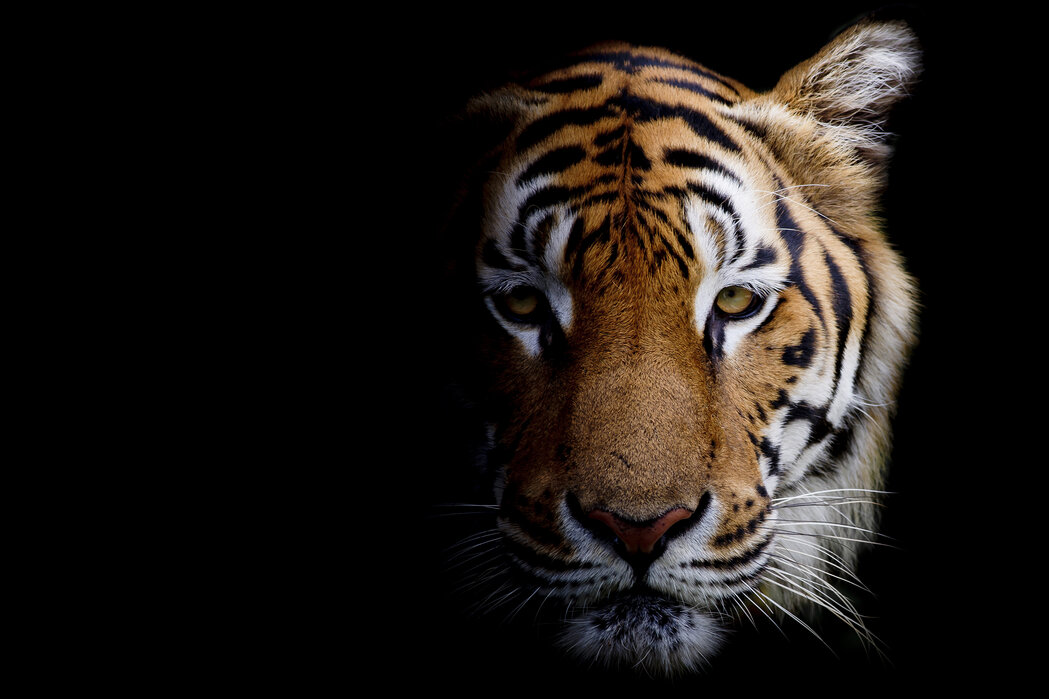
#> input picture 7. Data Science Project Architecture/1. Class Notes/images/tiger.jpg, 1049 x 699 px
$ jupyter execute 'Class notes Data Science Project Architecture.ipynb'   (shell and % lines are left out)
#> lines starting #> are read from the running program, lines starting #| are printed output that depends on the picture
[cell 1]
import matplotlib.pyplot as plt
import numpy as np
import pandas as pd
import time
import timeit

# Class Notes - Data Science Project Architecture
*Putting everything together: math, code,data, scientific approach*

#### Table of Contents
* High quality code and software engineering best practices
    * Code conventions
* Data science project structure
* Improving code
    * Debugging, unit tests, performance tests
* Reproducible research
    * Tools, methods, ideas

## High Quality Code
*Best practices, guides, patterns*

### Code Conventions
* Scientists usually don't care too much about code
* Leads to several things
    * Scientists' code is sometimes hard to understand and maintain
    * Developers can have a hard time debugging, and / or
communicating ideas
* Why not take the best of both worlds?
* Python guidelines ("The Zen of Python")
    * **import** this
* [Google Python Style Guide](https://google.github.io/styleguide/pyguide.html)
* It’s good to have code conventions
    * Many people can write code as one
    * {Team / company > language > personal} conventions

[cell 2]
import this

### General Ideas
* "It's not going to production anyway"
    * Often, **this is** your production code
* "Why did I write this?"
    * Leave comments, and make your code self documenting
        * Unit tests can also serve as documentation
        * Other assets (e.g., pdf documents, issues, project requirements, etc.) can also help on a higher level
* Use descriptive names
    * Add meaningful context
    * Avoid misleading names, comments, etc.
* Refactor the code when needed
    * Technical debt
* Separate the code into smaller, single-purpose chunks

## Naming Stuff
* lower_with_under - variables, functions, files, folders
* UPPER_WITH_UNDER - global constants
* PascalCase - class names, folders
* camelCase - **only** to conform to existing conventions
* Notes
    *  _ leading_underscore - marks a private variable
        * Not truly private, only a signal to developers not to mess with it
        * __double_leading_underscore –– “mangles” variable names
    * __ double_underscores __ - special variables or methods
        * "dunder"
        * __ name __, __ doc __, __ init __, __ str  __, __ repr __, __ len __, etc.

[cell 3]
arr = np.array([1 , 2 , 3])

[cell 4]
arr.__str__()

[cell 5]
arr.__repr__()

[cell 6]
arr.__len__()

[cell 7]
def add_two_numbers(a, b):
    """
    Add two numbers,

    a = Integer, first parameter
    b = Integer, second parameter

    rReturns:
    The sum of a + b.
    """
    return a + b

[cell 8]
num_1 = 5
num_2 = 7
add_two_numbers(num_1, num_2)

[cell 9]
print(add_two_numbers.__doc__)

### Readability
* Use imports for modules and packages
* Avoid global variables
    * Pollute the global scope
    * Can create subtle dependencies in the code
    * Try using function parameters (and / or classes)
* List comprehensions, lambdas, conditional expressions
    * Okay for simple, one line cases
        - print([x + 3 for x in range(3)])
        - sum_two_nums = lambda x, y: x + y
        - print(("eve" if a % 2 == 0 else "odd")

    * Lexical scoping (closures) - **use** very carefully
        - def summator(a): # Usage: summator(4)(5)
             - def inner_summator(b):
                 - return a + b
            - return inner_summator

[cell 10]
print([x + 3 for x in range(3)])

[cell 11]
sum_two_nums = lambda x, y: x + y

[cell 12]
a = 45
print("eve" if a % 2 == 0 else "odd")

[cell 13]
# Lexical scooping
def summator(a): # Usage: summator(4)(5)
    def inner_summator(b):
        return a + b
    return inner_summator

### Readability (2)
* Whitespace
    * **DO NOT** mix tabs and spaces!
        - Prefer spaces (text editors replace 1 tab with 4 spaces by default)
        - This **can create** a lot of pain and **sinister bugs**
    * 1-2 blank lines between variables, functions and methods
    * Use typography rules (e.g. 1 space after comma)

* Comments
    * Avoid inline comments
        - x = x + 1  # Increment x by 1
    * Docstrings a way of documenting the code, unique to Python
        - More info [here](https://peps.python.org/pep-0257/)
        - TODO comments: temporary code, short term solution, or good enough but not perfect

### Object Oriented Programming
* Python has OOP
* For most of our purposes, it's not necessary
    * We have used a lot of objects, but we didn't really need to create classes
* We generally prefer a combination of **procedural** and **functional** style
* If you're comfortable, feel free to use classes
    * All principles from other OOP languages apply
    * Once again, the goal is to create readable code, which is easier to maintain

## Project Structure
*How not to get lost*

### Notebook Structure
* Similar to scientific papers
* Imports usually the first cell contains all imports
* Title, author(s)
* Abstract - not mandatory, but really good to have
* Data manipulation process
    * Divided into sections and subsections
    * Most commonly: getting data, transformations, visualization, modelling, etc.
* Conclusion(s)
* Tips
    * Make sections self contained, reduce dependencies
    * Create functions when possible
        * To avoid creating too many global variables


### File Structure
* Usually, projects have one notebook
    * You may include many notebooks if you wish
    * You can also import code from notebooks
* Very long code can be separated in .py files
    * Not greatly recommended, but sometimes helps
        * E.g., if the file contains a lot of utility functions
* Using: simply import the files
    * Using the file names
    * You can also create folders and import them
        * These are called "modules"
    * We usually put all code in a separate folder, e.g., libs or utilities
* Data, images and other assets should also be in their own folders

## Improving Code
*How not to get your peers angry*
### Debugging
* Hardest way: don't debug at all
* Easier: use print() statements at important places
* Best: use a debugger to trace the code execution
    * Every IDE (such as Visual Studio, VSCode, PyCharm, etc.) has one
* Most important concepts
    * Breakpoints
    * Step into, step over, step out
        * These usually have keyboard shortcuts assigned
    * Variable inspection
    * Interactive window; terminal
    * Call stack

### Unit Testing
* Debugging and testing are very scientific processes
    * Intuitive for most people with math / science background
* Can show bugs in the code
    * **Cannot show the code is bug free!**
    * "Absence of evidence is not evidence of absence"
* Unit tests: pieces of code that test other pieces of code
* Unit test layout: **AAA** (**A**rrange, **A**ct, **A**ssert)

[cell 14]
def sum_numbers(a, b):
    return a + b


def test_sum_with_zeros():
    a = 0
    b = 0
    result = sum_numbers(a, b)
    assert result == 0

test_sum_with_zeros()

### Other Types of Tests
* Unit testing ensures our functions work
* There are many more types of tests
    * Software: integration tests, regression tests, system tests, security tests, etc.
    * Data validation tests - these ensure correct formats of the data
* Statistical tests
    * Is my hypothesis (or data model) true?
    * Example: for linear regression ⇒ $𝑅^2$
    * Another example: train / test set in machine learning
    * "Sanity checks"
    * Plotting graphs, comparisons, etc.
* It's absolutely important to check most (if not all) of our steps

### Performance Tests
* Test how fast a code executes
    * Better: test the code complexity with different arguments
        * Possibly, plot the results
* We can use the time library

[cell 15]
random_numbers = np.random.normal(size=2000)

[cell 16]
sum(random_numbers)

[cell 17]
numbers_to_list = random_numbers.tolist()

[cell 18]
sum(numbers_to_list)

* Important: be careful how you check the time
    * Average execution over multiple trials to reduce random errors
    * Do not include initializations and "external" code
        * Code that you’re not interested in optimizing
* **Do not optimize prematurely!**

[cell 19]
start = time.time()

numbers = [i for i in range(1000)]
sum_of_numbers = sum(numbers)

stop = time.time()
print(stop - start)

### numpy Performance
* **numpy** is really fast on arrays and matrices
    * It works in C "behind the scenes"
    * Takes advantage of all elements being of the same type
* Vectorization - transforming the code so that it uses vectors and matrices
* If possible, use numpy only
    * Avoid conversion to and from lists or other structures this is slow

### numpy Performance (2)
* Example: grayscale image from RGB
    * 1140 x 550px
    * The second block is easier to write more intuitive, and 100x faster (0,05s vs 0,5s on my machine)
* Correctness test
    * (gs_img == np_img).all()

[cell 20]
img = plt.imread("images/tiger.jpg")
#> img is the input picture: shape (699, 1049, 3); mean R, G, B 30.6, 25.5, 21.8
img_as_list = img.tolist()
#> img_as_list = 699 items

start = time.time()
gs_img = []
for row in range(len(img_as_list)):
    gs_img.append([])
    for col in range(len(img_as_list[row])):
        gs_img[row].append(0)
#> after the loop, gs_img = 699 items
for row in range(len(img_as_list)):
    for col in range(len(img_as_list[row])):
        curr_sum = round(sum(img_as_list[row][col]) / 3)
        gs_img[row][col] = curr_sum

stop = time.time()
print(stop - start)

[cell 21]
start = time.time()
np_img = img.mean(axis = 2).round().astype("uint8")
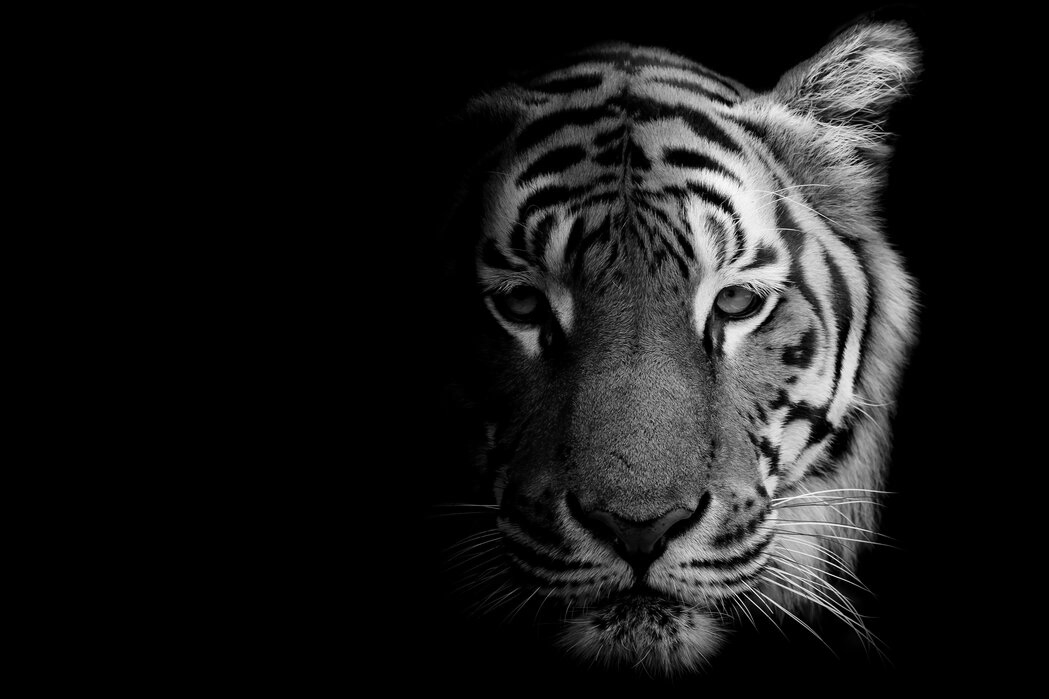
#> np_img: shape (699, 1049); min 0, max 255, mean 26
stop = time.time()
print(stop - start)

We can see that row cicles are cool, but in this case are too large and 10 times slower than numpy performance.

## Reproducible Research
*How to do stuff properly*

### Data Science Process
* As we know, the data science lifecycle is complex
    * For example, see this [image](https://docs.microsoft.com/en-us/azure/machine-learning/team-data-science-process/media/lifecycle/tdsp-lifecycle2.png)
    * Also, there are [a lot of topics](https://medium.com/applied-data-science/every-arrow-on-this-diagram-is-a-data-science-project-775339e51828)


* Components and dependencies
    * **Problem**(task)
    * **Data**(experiments, dataset; different forms)
    * **Algorithms**(e.g., linear regression, Bayesian model)
    * **Models**(testing, selecting, fine tuning; normalizing data, etc.)
    * **Programming**(APIs, functions, testing)
    * **Environment**(packages, such as numpy;or tools, such as Excel)
    * **Presentation**(tables, KPIs, visualizations,software)

### Reproducible Research
* The whole process is complex, so we need a way to verify our work (and possibly other people's work)
    * Particularly important when a study affects decisions
    * Sometimes impossible: time, opportunity, money, etc.
* Why is it so important?
    * It's **the only thing** we can guarantee about our study
* Easiest way: supply all your data, and your notebooks
    * The notebooks contain all information about your research
* Requirements: analytical (not raw) data; code; documentation of the code and processes
* Markdown and LaTeX help us write more explicit documentation (in text and math format)

* **Do**s
    * Good science (interesting, relevant problem; communication)
    * Automation of tasks (as much as possible)
    * Version control usage
        * Even if you’re working alone, this helps you in the case something goes terribly wrong
    * Environment management(e.g. conda packages)
    * Sometimes: random seed, mock objects and other pseudorandom variables

* **Don't**s
    * Manually edited data
        * If we get a new version, we have to edit the data again
    * Omitted (deleted) steps of the process
        * If a step you perform is not in your notebook, it can’t be replicated easily

### Comparing to Previous Work
* Both yours (if you have some) and others'
    * In the beginning: to see what others have done
    * In the end: to compare your findings to others'
* This can be a software product, or a paper, or something else
* Example: see papers at [arXiv](https://arxiv.org/)
Good examples of a scientific article layout
* Example 2: [Kaggle](https://www.kaggle.com/) notebooks (kernels)
* Don't forget to cite everyone that you've borrowed ideas, code, research methods, or information from
    * Reason 1: If they are proven wrong, your research may be wrong too
    * Reason 2: You're not plagiarizing them

### Communicating Results
* Many possibilities
    * Sometimes, only an action to take: "discount product A by 40% next week to get an expected $50k ±5k"
    * Other cases: dashboard (continuous analytics)
Deploying models to a production environment
If the model is passed data, it returns an output
Integrating into existing software
E.g., integrating a custom ad manager which recommends products to users
Or deploy on Excel / PowerBI / Google Analytics / custom server
side script
Creating customer
facing software: not very common
Scientific paper (not too often, but depends)
* Be open to feedback
* Use a source control to track changes and share your work

### Evidence Based Analysis
* Once again, the entire process is very long
* At each step, we're making a lot of choices
    * Sometimes without even realizing it
    * E.g., default parameters in algorithms, default settings, assumptions about the data
* Main idea
    * Don't take these decisions randomly (or unknowingly)
        * Base them on previous research
    * This reduces the "degrees of freedom"
        * Therefore, accounts for better reproducibility
    * Also, guarantees that the used methods are widely accepted

### Evidence Based Analysis (2)
* Example
    * Default choice: 10 bins vs. **[Freedman Diaconis](https://en.wikipedia.org/wiki/Freedman%E2%80%93Diaconis_rule)** bin size rule

* In statistics, the Freedman–Diaconis rule can be used to select the width of the bins to be used in a histogram. It is named after David A. Freedman and Persi Diaconis.

* For a set of empirical measurements sampled from some probability distribution, the Freedman-Diaconis rule is designed roughly to minimize the integral of the squared difference between the histogram (i.e., relative frequency density) and the density of the theoretical probability distribution.

* Bin width =  $2\frac{IQR(x)}{\sqrt[3]{n}}$
    * where **IQR ** is the interquartile range of the data and⁡ **n** is the number of observations in the sample **x**

[cell 22]
# 10 bins by default
np.random.seed(120)
x = np.random.uniform(1, 10 , size = 1000)
plt.hist(x)
plt.show()
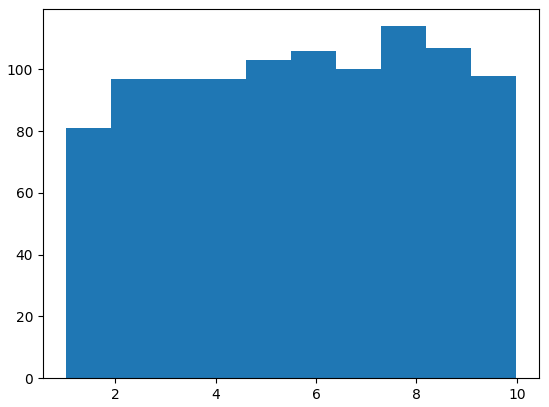
#> figure drawn by matplotlib, 1 panel; tallest bar 114 high, from x = 7.3 to 8.2

[cell 23]
hist, bins = np.histogram(x, bins = "fd")
width = (bins[1] - bins[0])
center = (bins[:1] + bins[1:]) / 2
plt.bar(center, hist, align = "center", width = width)
plt.show()
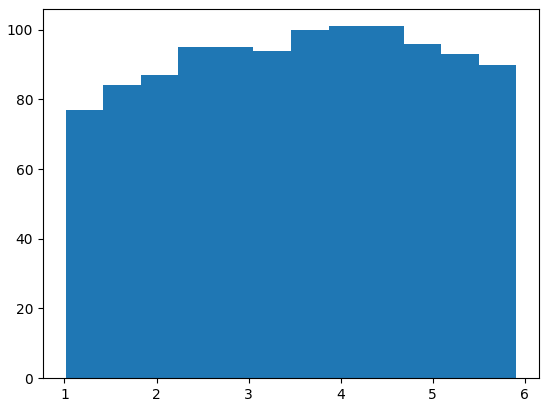
#> figure drawn by matplotlib, 1 panel; tallest bar 101 high, from x = 3.87 to 4.69
